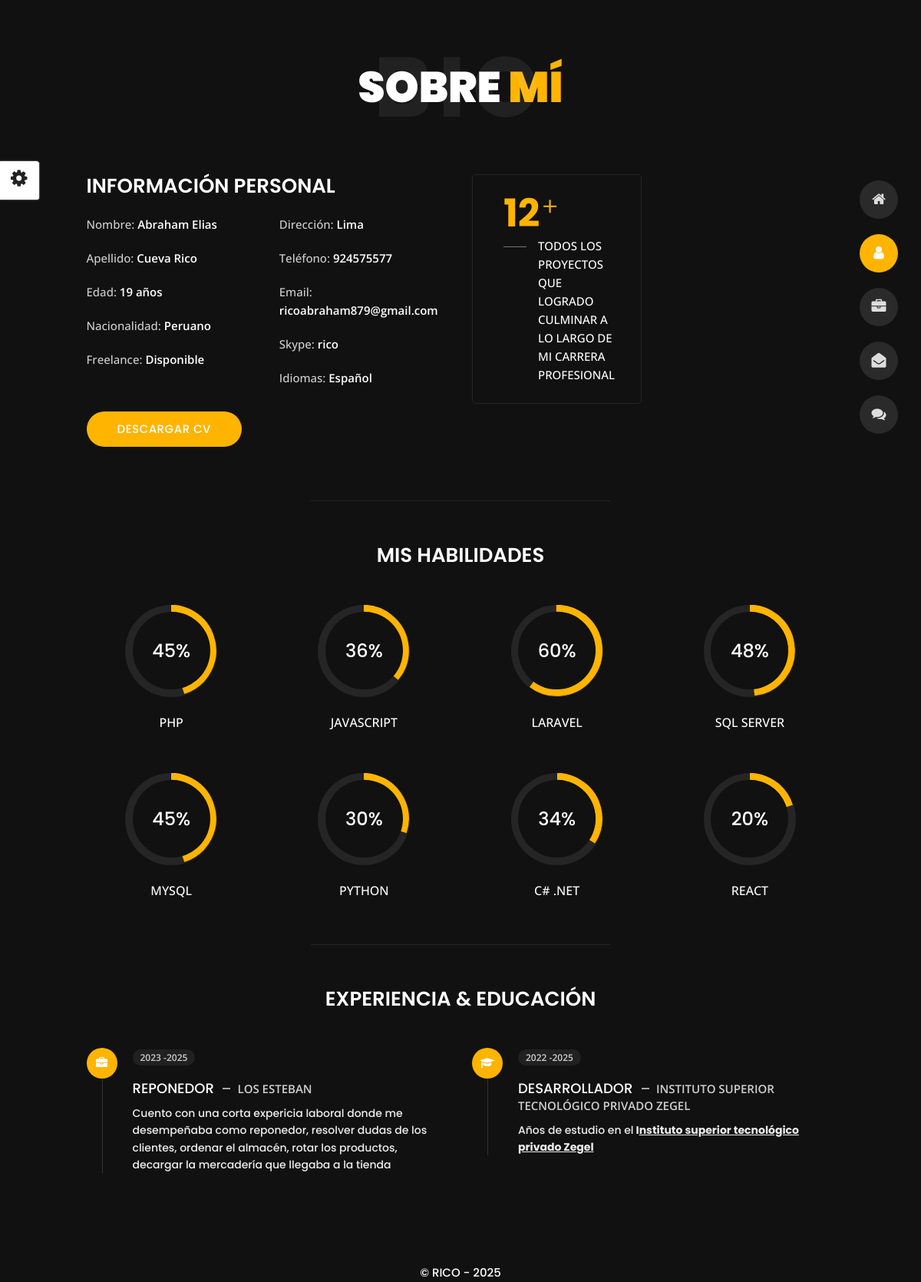
The page /about/ on the database its author committed.
### core/models.py (models this page shows, shortened)
class AboutMe(models.Model):
    nombre = models.CharField(max_length=100)
    apellido = models.CharField(max_length=100)
    edad = models.PositiveIntegerField()
    nacionalidad = models.CharField(max_length=100)
    freelance = models.BooleanField(default=True)
    direccion = models.CharField(max_length=200)
    telefono = models.CharField(max_length=50)
    email = models.EmailField()
    skype = models.CharField(max_length=100)
    idiomas = models.CharField(max_length=200)
    descripcion = RichTextField()
    foto = models.ImageField(upload_to='about/', blank=True, null=True)
    cv = models.FileField(upload_to='cv/', blank=True, null=True, verbose_name="Archivo CV (PDF)")
    class Meta:
        verbose_name = "Sobre mí"
        verbose_name_plural = "Sobre mí"

class Stat(models.Model):
    about = models.ForeignKey(AboutMe, on_delete=models.CASCADE, related_name='stats')
    titulo = models.CharField(max_length=100)
    cantidad = models.PositiveIntegerField()
    descripcion = RichTextField()
    class Meta:
        verbose_name = "Estadística"
        verbose_name_plural = "Estadísticas"

class Skill(models.Model):
    about = models.ForeignKey(AboutMe, on_delete=models.CASCADE, related_name='skills')
    nombre = models.CharField(max_length=100)
    porcentaje = models.PositiveIntegerField()
    class Meta:
        verbose_name = "Habilidad"
        verbose_name_plural = "Habilidades"

class Experience(models.Model):
    about = models.ForeignKey(AboutMe, on_delete=models.CASCADE, related_name='experiences')
    titulo = models.CharField(max_length=200)
    empresa = models.CharField(max_length=200)
    anio = models.CharField(max_length=100)
    descripcion = RichTextField()
    class Meta:
        verbose_name = "Experiencia"
        verbose_name_plural = "Experiencias"

class Education(models.Model):
    about = models.ForeignKey(AboutMe, on_delete=models.CASCADE, related_name='educations')
    titulo = models.CharField(max_length=200)
    institucion = models.CharField(max_length=200)
    anio = models.CharField(max_length=100)
    descripcion = RichTextField()
    class Meta:
        verbose_name = "Educación"
        verbose_name_plural = "Educaciones"

### core/views.py (the view)
# urls.py: path('about/', views.about, name='about'),
def about(request):
    about = AboutMe.objects.prefetch_related('skills', 'stats', 'experiences', 'educations').first()
    if about is None:
        return HttpResponse("No data found.")
    context = {
        'about': about,
        'now': datetime.now(),
        'body_class': 'about',
    }
    return render(request, 'core/about.html', context)

### core/context_processors.py (called while the page is built)
def site_settings(request):
    setting = SiteSetting.objects.first()
    return {'site_setting': setting}

### core/templates/core/about.html (shortened to what this page needs)
{% extends 'core/base.html' %}
{% block content %}
<section class="title-section text-left text-sm-center revealator-slideup revealator-once revealator-delay1">
    <h1>SOBRE <span>MÍ</span></h1>
    <span class="title-bg">Bio</span>
</section>
<section class="main-content revealator-slideup revealator-once revealator-delay1">
    <div class="container">
        <div class="row">
            <div class="col-12 col-lg-5 col-xl-6">
                <div class="row">
                    <div class="col-12">
                        <h3 class="text-uppercase custom-title mb-0 ft-wt-600">Información Personal</h3>
                    </div>
                    <div class="col-6">
                        <ul class="about-list list-unstyled open-sans-font">
                            <li><span class="title">Nombre:</span> <span class="value">{{ about.nombre }}</span></li>
                            <li><span class="title">Apellido:</span> <span class="value">{{ about.apellido }}</span></li>
                            <li><span class="title">Edad:</span> <span class="value">{{ about.edad }} años</span></li>
                            <li><span class="title">Nacionalidad:</span> <span class="value">{{ about.nacionalidad }}</span></li>
                            <li><span class="title">Freelance:</span> <span class="value">{% if about.freelance %}Disponible{% else %}No disponible{% endif %}</span></li>
                        </ul>
                    </div>
                    <div class="col-6">
                        <ul class="about-list list-unstyled open-sans-font">
                            <li><span class="title">Dirección:</span> <span class="value">{{ about.direccion }}</span></li>
                            <li><span class="title">Teléfono:</span> <span class="value">{{ about.telefono }}</span></li>
                            <li><span class="title">Email:</span> <span class="value">{{ about.email }}</span></li>
                            <li><span class="title">Skype:</span> <span class="value">{{ about.skype }}</span></li>
                            <li><span class="title">Idiomas:</span> <span class="value">{{ about.idiomas }}</span></li>
                        </ul>
                    </div>
                    <div class="col-12 mt-3">
                        {% if about.cv %}
                            <a href="{{ about.cv.url }}" class="btn btn-download" target="_blank">Descargar CV</a>
                        {% else %}
                            <p><em>CV no disponible</em></p>
                        {% endif %}
                    </div>
                </div>
            </div>
            <div class="col-12 col-lg-7 col-xl-6 mt-5 mt-lg-0">
                <div class="row">
                    {% for stat in about.stats.all %}
                    <div class="col-6">
                        <div class="box-stats {% if forloop.counter < 3 %}with-margin{% endif %}">
                            <h3 class="poppins-font position-relative">{{ stat.cantidad }}</h3>
                            <p class="open-sans-font m-0 position-relative text-uppercase">{{ stat.descripcion }}</p>
                        </div>
                    </div>
                    {% endfor %}
                </div>
            </div>
        </div>
        <hr class="separator">
        <div class="row">
            <div class="col-12">
                <h3 class="text-uppercase pb-4 pb-sm-5 mb-3 mb-sm-0 text-left text-sm-center custom-title ft-wt-600">Mis Habilidades</h3>
            </div>
            {% for skill in about.skills.all %}
            <div class="col-6 col-md-3 mb-3 mb-sm-5">
                <div class="c100 p{{ skill.porcentaje|floatformat:0 }}">
                    <span>{{ skill.porcentaje }}%</span>
                </div>
                <h6 class="text-uppercase open-sans-font text-center mt-2 mt-sm-4">{{ skill.nombre }}</h6>
            </div>
            {% endfor %}
        </div>
        <hr class="separator mt-1">
        <div class="row">
            <div class="col-12">
                <h3 class="text-uppercase pb-5 mb-0 text-left text-sm-center custom-title ft-wt-600">Experiencia <span>&</span> Educación</h3>
            </div>
            <div class="col-lg-6 m-15px-tb">
                <div class="resume-box">
                    <ul>
                        {% for exp in about.experiences.all %}
                        <li>
                            <div class="icon"><i class="fa fa-briefcase"></i></div>
                            <span class="time open-sans-font text-uppercase">{{ exp.anio }}</span>
                            <h5 class="poppins-font text-uppercase">{{ exp.titulo }} <span class="place open-sans-font">{{ exp.empresa }}</span></h5>
                            <p class="open-sans-font">{{ exp.descripcion|safe }}</p>
                        </li>
                        {% endfor %}
                    </ul>
                </div>
            </div>
            <div class="col-lg-6 m-15px-tb">
                <div class="resume-box">
                    <ul>
                        {% for edu in about.educations.all %}
                        <li>
                            <div class="icon"><i class="fa fa-graduation-cap"></i></div>
                            <span class="time open-sans-font text-uppercase">{{ edu.anio }}</span>
                            <h5 class="poppins-font text-uppercase">{{ edu.titulo }} <span class="place open-sans-font">{{ edu.institucion }}</span></h5>
                            <p class="open-sans-font">{{ edu.descripcion|safe }}</p>
                        </li>
                        {% endfor %}
                    </ul>
                </div>
            </div>
        </div>
    </div>
</section>
{% endblock %}

### static/css/circle.css (style rules this page uses)
.c100 { position: relative; font-size: 120px; width: 1em; height: 1em; border-radius: 50%; float: left; margin: 0 0.1em 0.1em 0; background-color: #cccccc; }
.c100 *, .c100 *:before, .c100 *:after { -webkit-box-sizing: content-box; -moz-box-sizing: content-box; box-sizing: content-box; }
.c100 > span { position: absolute; width: 100%; z-index: 1; left: 0; top: 0; width: 5em; line-height: 5em; font-size: 0.2em; color: #cccccc; display: block; text-align: center; white-space: nowrap; -webkit-transition-property: all; -moz-transition-property: all; -o-transition-property: all; transition-property: all; -webkit-transition-duration: 0.2s; -moz-transition-duration: 0.2s; -o-transition-duration: 0.2s; transition-duration: 0.2s; -webkit-transition-timing-function: ease-out; -moz-transition-timing-function: ease-out; -o-transition-timing-function: ease-out; transition-timing-function: ease-out; }
.c100:after { position: absolute; top: 0.08em; left: 0.08em; display: block; content: " "; border-radius: 50%; background-color: #f5f5f5; width: 0.84em; height: 0.84em; -webkit-transition-property: all; -moz-transition-property: all; -o-transition-property: all; transition-property: all; -webkit-transition-duration: 0.2s; -moz-transition-duration: 0.2s; -o-transition-duration: 0.2s; transition-duration: 0.2s; -webkit-transition-timing-function: ease-in; -moz-transition-timing-function: ease-in; -o-transition-timing-function: ease-in; transition-timing-function: ease-in; }

### static/css/skins/yellow.css (style rules this page uses)
.home h1, .about .box-stats h3, .title-section h1 span, #menu li.active a, body.light #menu li.active a, .blog .post-container:hover .post-content .entry-header h3 a, .blog .post-content .entry-header h3 a:hover, .contact .custom-span-contact i, .portfolio .slideshow figcaption h3, .portfolio .slideshow a, .portfolio .grid figure:hover figcaption, .blog-post .meta i { color: #ffb400; }
.about .resume-box .icon, .contact ul.social li a:hover, body.light.contact ul.social li a:hover, .preloader .loader, .blog .page-link:hover, .blog .page-item.active .page-link, body.light.blog .page-link:hover, body.light.blog .page-item.active .page-link, .portfolio .grid li figure div, .header ul.icon-menu li.icon-box.active, .header ul.icon-menu li.icon-box:hover, body.light .header ul.icon-menu li.icon-box.active, body.light .header ul.icon-menu li.icon-box:hover, .btn, .header .icon-box h2, .home .color-block, .title-section hr, .portfolio .slideshow .carousel-indicators li.active { background-color: #ffb400; }

### static/css/skins/blue.css (style rules this page uses)
.home h1, .about .box-stats h3, .title-section h1 span, #menu li.active a, body.light #menu li.active a, .blog .post-container:hover .post-content .entry-header h3 a, .blog .post-content .entry-header h3 a:hover, .contact .custom-span-contact i, .portfolio .slideshow figcaption h3, .portfolio .slideshow a, .portfolio .grid figure:hover figcaption, .blog-post .meta i { color: #4169e1; }
.about .resume-box .icon, .contact ul.social li a:hover, body.light.contact ul.social li a:hover, .preloader .loader, .blog .page-link:hover, .blog .page-item.active .page-link, body.light.blog .page-link:hover, body.light.blog .page-item.active .page-link, .portfolio .grid li figure div, .header ul.icon-menu li.icon-box.active, .header ul.icon-menu li.icon-box:hover, body.light .header ul.icon-menu li.icon-box.active, body.light .header ul.icon-menu li.icon-box:hover, .btn, .header .icon-box h2, .home .color-block, .title-section hr, .portfolio .slideshow .carousel-indicators li.active { background-color: #4169e1; }

### rows shown on the page
AboutMe: nombre "Abraham Elias", apellido "Cueva Rico", edad "19", nacionalidad "Peruano", direccion "Lima", telefono "924575577", email "ricoabraham879@gmail.com", skype "rico", idiomas "Español"
Stat: cantidad "12", descripcion "TODOS LOS PROYECTOS QUE LOGRADO CULMINAR A LO LARGO DE MI CARRERA PROFESIONAL"
Skill: porcentaje "45", nombre "PHP"
Skill: porcentaje "36", nombre "JAVASCRIPT"
Skill: porcentaje "60", nombre "LARAVEL"
Skill: porcentaje "48", nombre "SQL SERVER"
Skill: porcentaje "45", nombre "MYSQL"
Skill: porcentaje "30", nombre "PYTHON"
Skill: porcentaje "34", nombre "C# .NET"
Skill: porcentaje "20", nombre "REACT"
Experience: anio "2023 -2025", titulo "REPONEDOR", empresa "LOS ESTEBAN", descripcion "Cuento con una corta expericia laboral donde me desempeñaba como reponedor, resolver dudas de los clientes, ordenar el almacén, rotar los productos, decargar la mercadería que llegaba a la tienda"
Education: anio "2022 -2025", titulo "DESARROLLADOR", institucion "INSTITUTO SUPERIOR TECNOLÓGICO PRIVADO ZEGEL", descripcion "Años de estudio en el I nstituto superior tecnológico privado Zegel"
